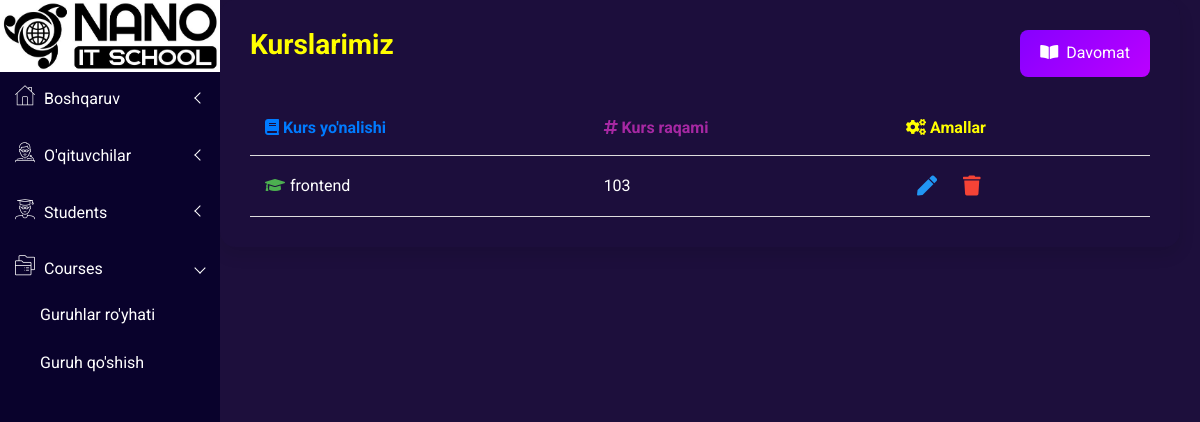
Before: /all-courses/ with the older database file.
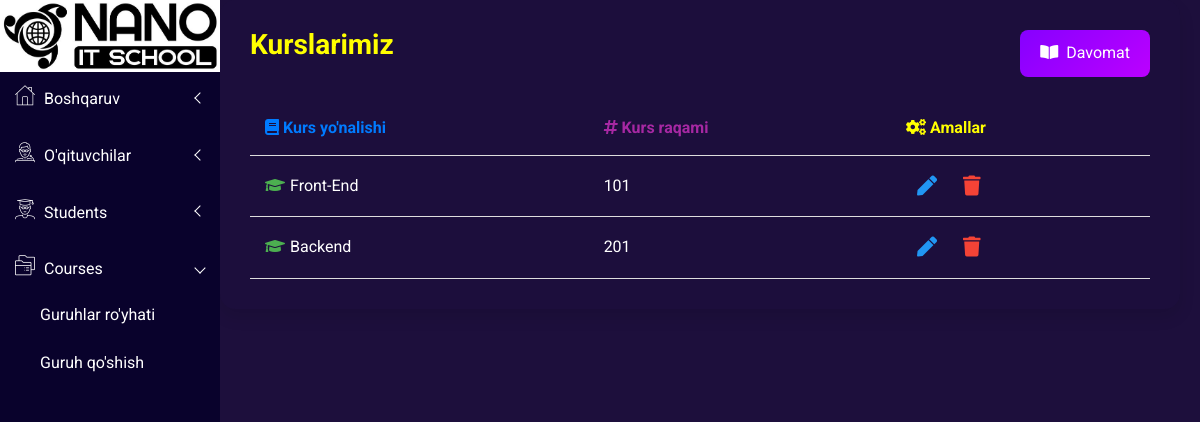
After: the same page with the newer database file.
### main/models.py (models this page shows, shortened)
class add_course_model(models.Model):
    name = models.CharField(max_length=150)
    time = models.CharField(max_length=90)
    course_price = models.CharField(max_length=150)
    department = models.CharField(max_length=150)
    description = models.TextField()
    days = models.CharField(max_length=200)
    professor = models.ForeignKey('ProfileUser', on_delete=models.CASCADE, limit_choices_to={'role': 'teacher'})

### main/views.py (the view)
# urls.py: path('all-courses/', all_courses_view),
def all_courses_view(request):
    query = request.GET.get('q')
    if query:
        courses = add_course_model.objects.filter(
            Q(department__icontains=query) |
            Q(name__icontains=query)
        )
    else:
        courses = add_course_model.objects.all()
    context = {
        'courses': courses
    }
    return render(request, 'all-courses.html',context)

### main/context_processors.py (called while the page is built)
def unread_notifications_count(request):
    if request.user.is_authenticated:
        count = Notification.objects.filter(user=request.user, is_read=False).count()
        return {'unread_notifications_count': count}
    return {}

### templates/all-courses.html (shortened to what this page needs)
{% extends "base.html" %}
{% load static %}
{% block content %}
        <div class="courses-area">
            <div class="container-table">
                <div class="header">
                    <h1 style="color: yellow;">Kurslarimiz</h1>
                    <a href="/groups/"><button class="add-button"><i class="fas fa-book-open"></i>Davomat</button></a>
                </div>
                <table>
                    <thead>
                        <tr>
                            <th style="color: #007BFF;"><i class="fas fa-book"></i> Kurs yo'nalishi</th>
                            <th style="color: #a728a3;"><i class="fas fa-hashtag"></i> Kurs raqami</th>
                            <th style="color: yellow;"><i class="fas fa-cogs"></i> Amallar</th>
                        </tr>
                    </thead>
                    <tbody>
                        {% for i in courses %}
                        <tr>
                            <td><i class="fas fa-graduation-cap course-icon"></i>{{i.department}}</td>
                            <td>{{i.name}}</td>
                            <td>
                                <div class="actions">
                                    <a href="{% url 'edit_course' i.id %}">
                                        <button class="edit-btn"><i class="fas fa-pen"></i></button>
                                    </a>
                                    <a href="{% url 'delete_course' i.id %}">
                                        <button class="delete-btn"><i class="fas fa-trash"></i></button>
                                    </a>
                                </div>
                            </td>
                        </tr>
                        {% endfor %}
                    </tbody>
                </table>
            </div>
        </div>
{% endblock %}

Changed rows visible on the page:
changed add_course_model: department "frontend" → "Front-End"; name "103" → "101"
added add_course_model: department "Backend", name "201"
